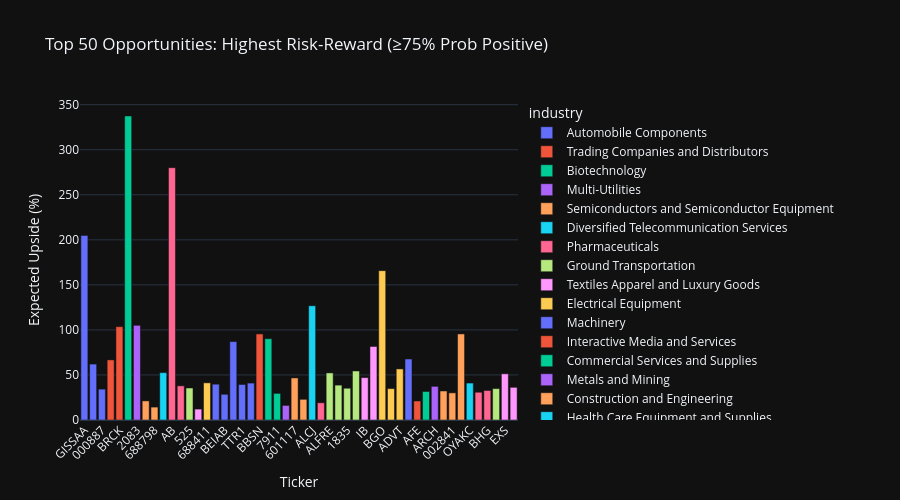

The cell this chart's notebook holds for it:
### Markdown cell above
### 4.3 Top Opportunities — Highest Risk-Reward Ratio (Positive Upside)

### Code cell
mc_positive = mc[mc["prob_positive_upside"] >= 75].nlargest(50, "risk_reward_ratio")

fig = px.bar(
    mc_positive,
    x="ticker",
    y="expected_upside_pct",
    color="industry",
    hover_data=["name", "prob_positive_upside", "risk_reward_ratio"],
    title="Top 50 Opportunities: Highest Risk-Reward (≥75% Prob Positive)",
    labels={"expected_upside_pct": "Expected Upside (%)", "ticker": "Ticker"},
    template=PLOTLY_TEMPLATE,
    height=500,
)
fig.update_layout(xaxis_tickangle=-45)
fig.show()

### Figure 1 — Plotly figure (JSON) as saved in the notebook; plotly's stock layout.template omitted (floating-point values rounded to 4 significant figures)
{"data": [{"customdata": [["Grupo Industrial Saltillo S.A.B. de C.V.", 100.0, 539.8], ["Fulin Precision Co. Ltd.", 100.0, 144.6], ["Anhui Zhongding Sealing Parts Co. Ltd.", 100.0, 37.74]], "hovertemplate": "industry=Automobile Components<br>Ticker=%{x}<br>Expected Upside (%)=%{y}<br>name=%{customdata[0]}<br>prob_positive_upside=%{customdata[1]}<br>risk_reward_ratio=%{customdata[2]}<extra></extra>", "legendgroup": "Automobile Components", "marker": {"color": "#636efa", "pattern": {"shape": ""}}, "name": "Automobile Components", "orientation": "v", "showlegend": true, "textposition": "auto", "x": ["GISSAA", "300432", "000887"], "xaxis": "x", "y": [204.8, 62.08, 34.27], "yaxis": "y", "type": "bar"}, {"customdata": [["Al Hassan Ghazi Ibrahim Shaker Company", 100.0, 373.6], ["BRCK Group plc", 100.0, 42.76]], "hovertemplate": "industry=Trading Companies and Distributors<br>Ticker=%{x}<br>Expected Upside (%)=%{y}<br>name=%{customdata[0]}<br>prob_positive_upside=%{customdata[1]}<br>risk_reward_ratio=%{customdata[2]}<extra></extra>", "legendgroup": "Trading Companies and Distributors", "marker": {"color": "#EF553B", "pattern": {"shape": ""}}, "name": "Trading Companies and Distributors", "orientation": "v", "showlegend": true, "textposition": "auto", "x": ["1214", "BRCK"], "xaxis": "x", "y": [66.71, 103.6], "yaxis": "y", "type": "bar"}, {"customdata": [["Innate Pharma S.A.", 100.0, 234.5]], "hovertemplate": "industry=Biotechnology<br>Ticker=%{x}<br>Expected Upside (%)=%{y}<br>name=%{customdata[0]}<br>prob_positive_upside=%{customdata[1]}<br>risk_reward_ratio=%{customdata[2]}<extra></extra>", "legendgroup": "Biotechnology", "marker": {"color": "#00cc96", "pattern": {"shape": ""}}, "name": "Biotechnology", "orientation": "v", "showlegend": true, "textposition": "auto", "x": ["IPH"], "xaxis": "x", "y": [337.4], "yaxis": "y", "type": "bar"}, {"customdata": [["Power and Water Utility Company for Jubail and Yanbu", 100.0, 152.8]], "hovertemplate": "industry=Multi-Utilities<br>Ticker=%{x}<br>Expected Upside (%)=%{y}<br>name=%{customdata[0]}<br>prob_positive_upside=%{customdata[1]}<br>risk_reward_ratio=%{customdata[2]}<extra></extra>", "legendgroup": "Multi-Utilities", "marker": {"color": "#ab63fa", "pattern": {"shape": ""}}, "name": "Multi-Utilities", "orientation": "v", "showlegend": true, "textposition": "auto", "x": ["2083"], "xaxis": "x", "y": [105.1], "yaxis": "y", "type": "bar"}, {"customdata": [["Changsha Jingjia Microelectronics Co. Ltd.", 100.0, 147.9], ["Shanghai Awinic Technology Co.Ltd.", 100.0, 111.0]], "hovertemplate": "industry=Semiconductors and Semiconductor Equipment<br>Ticker=%{x}<br>Expected Upside (%)=%{y}<br>name=%{customdata[0]}<br>prob_positive_upside=%{customdata[1]}<br>risk_reward_ratio=%{customdata[2]}<extra></extra>", "legendgroup": "Semiconductors and Semiconductor Equipment", "marker": {"color": "#FFA15A", "pattern": {"shape": ""}}, "name": "Semiconductors and Semiconductor Equipment", "orientation": "v", "showlegend": true, "textposition": "auto", "x": ["300474", "688798"], "xaxis": "x", "y": [21.2, 14.32], "yaxis": "y", "type": "bar"}, {"customdata": [["Tuas Limited", 100.0, 113.2]], "hovertemplate": "industry=Diversified Telecommunication Services<br>Ticker=%{x}<br>Expected Upside (%)=%{y}<br>name=%{customdata[0]}<br>prob_positive_upside=%{customdata[1]}<br>risk_reward_ratio=%{customdata[2]}<extra></extra>", "legendgroup": "Diversified Telecommunication Services", "marker": {"color": "#19d3f3", "pattern": {"shape": ""}}, "name": "Diversified Telecommunication Services", "orientation": "v", "showlegend": true, "textposition": "auto", "x": ["TUA"], "xaxis": "x", "y": [52.55], "yaxis": "y", "type": "bar"}, {"customdata": [["AB Science S.A.", 100.0, 107.6], ["Joincare Pharmaceutical Group Industry Co.Ltd.", 100.0, 39.69]], "hovertemplate": "industry=Pharmaceuticals<br>Ticker=%{x}<br>Expected Upside (%)=%{y}<br>name=%{customdata[0]}<br>prob_positive_upside=%{customdata[1]}<br>risk_reward_ratio=%{customdata[2]}<extra></extra>", "legendgroup": "Pharmaceuticals", "marker": {"color": "#FF6692", "pattern": {"shape": ""}}, "name": "Pharmaceuticals", "orientation": "v", "showlegend": true, "textposition": "auto", "x": ["AB", "600380"], "xaxis": "x", "y": [280.1, 37.92], "yaxis": "y", "type": "bar"}, {"customdata": [["Guangshen Railway Company Limited", 100.0, 97.78]], "hovertemplate": "industry=Ground Transportation<br>Ticker=%{x}<br>Expected Upside (%)=%{y}<br>name=%{customdata[0]}<br>prob_positive_upside=%{customdata[1]}<br>risk_reward_ratio=%{customdata[2]}<extra></extra>", "legendgroup": "Ground Transportation", "marker": {"color": "#B6E880", "pattern": {"shape": ""}}, "name": "Ground Transportation", "orientation": "v", "showlegend": true, "textposition": "auto", "x": ["525"], "xaxis": "x", "y": [35.51], "yaxis": "y", "type": "bar"}, {"customdata": [["Fope S.p.A.", 100.0, 91.58]], "hovertemplate": "industry=Textiles Apparel and Luxury Goods<br>Ticker=%{x}<br>Expected Upside (%)=%{y}<br>name=%{customdata[0]}<br>prob_positive_upside=%{customdata[1]}<br>risk_reward_ratio=%{customdata[2]}<extra></extra>", "legendgroup": "Textiles Apparel and Luxury Goods", "marker": {"color": "#FF97FF", "pattern": {"shape": ""}}, "name": "Textiles Apparel and Luxury Goods", "orientation": "v", "showlegend": true, "textposition": "auto", "x": ["FPE"], "xaxis": "x", "y": [12.12], "yaxis": "y", "type": "bar"}, {"customdata": [["Beijing HyperStrong Technology Co. Ltd.", 100.0, 87.85]], "hovertemplate": "industry=Electrical Equipment<br>Ticker=%{x}<br>Expected Upside (%)=%{y}<br>name=%{customdata[0]}<br>prob_positive_upside=%{customdata[1]}<br>risk_reward_ratio=%{customdata[2]}<extra></extra>", "legendgroup": "Electrical Equipment", "marker": {"color": "#FECB52", "pattern": {"shape": ""}}, "name": "Electrical Equipment", "orientation": "v", "showlegend": true, "textposition": "auto", "x": ["688411"], "xaxis": "x", "y": [41.25], "yaxis": "y", "type": "bar"}, {"customdata": [["OMER S.p.A.", 100.0, 76.71], ["Beijer Alma AB (publ)", 100.0, 58.31], ["R. STAHL AG", 100.0, 56.37], ["technotrans SE", 100.0, 51.74], ["Luoyang Xinqianglian Slewing Bearing Co. Ltd.", 100.0, 43.24]], "hovertemplate": "industry=Machinery<br>Ticker=%{x}<br>Expected Upside (%)=%{y}<br>name=%{customdata[0]}<br>prob_positive_upside=%{customdata[1]}<br>risk_reward_ratio=%{customdata[2]}<extra></extra>", "legendgroup": "Machinery", "marker": {"color": "#636efa", "pattern": {"shape": ""}}, "name": "Machinery", "orientation": "v", "showlegend": true, "textposition": "auto", "x": ["OMER", "BEIAB", "RSL2", "TTR1", "300850"], "xaxis": "x", "y": [39.75, 28.52, 87.02, 39.42, 40.97], "yaxis": "y", "type": "bar"}, {"customdata": [["Brave Bison Group plc", 100.0, 73.1]], "hovertemplate": "industry=Interactive Media and Services<br>Ticker=%{x}<br>Expected Upside (%)=%{y}<br>name=%{customdata[0]}<br>prob_positive_upside=%{customdata[1]}<br>risk_reward_ratio=%{customdata[2]}<extra></extra>", "legendgroup": "Interactive Media and Services", "marker": {"color": "#EF553B", "pattern": {"shape": ""}}, "name": "Interactive Media and Services", "orientation": "v", "showlegend": true, "textposition": "auto", "x": ["BBSN"], "xaxis": "x", "y": [95.52], "yaxis": "y", "type": "bar"}, {"customdata": [["TAKKT AG", 100.0, 69.74], ["TOPPAN Holdings Inc.", 100.0, 58.44]], "hovertemplate": "industry=Commercial Services and Supplies<br>Ticker=%{x}<br>Expected Upside (%)=%{y}<br>name=%{customdata[0]}<br>prob_positive_upside=%{customdata[1]}<br>risk_reward_ratio=%{customdata[2]}<extra></extra>", "legendgroup": "Commercial Services and Supplies", "marker": {"color": "#00cc96", "pattern": {"shape": ""}}, "name": "Commercial Services and Supplies", "orientation": "v", "showlegend": true, "textposition": "auto", "x": ["TTK", "7911"], "xaxis": "x", "y": [90.24, 29.54], "yaxis": "y", "type": "bar"}, {"customdata": [["Alpha Metallurgical Resources Inc.", 100.0, 69.37]], "hovertemplate": "industry=Metals and Mining<br>Ticker=%{x}<br>Expected Upside (%)=%{y}<br>name=%{customdata[0]}<br>prob_positive_upside=%{customdata[1]}<br>risk_reward_ratio=%{customdata[2]}<extra></extra>", "legendgroup": "Metals and Mining", "marker": {"color": "#ab63fa", "pattern": {"shape": ""}}, "name": "Metals and Mining", "orientation": "v", "showlegend": true, "textposition": "auto", "x": ["AMR"], "xaxis": "x", "y": [16.17], "yaxis": "y", "type": "bar"}, {"customdata": [["China National Chemical Engineering Co. Ltd", 100.0, 68.06], ["Entech SA", 100.0, 54.27]], "hovertemplate": "industry=Construction and Engineering<br>Ticker=%{x}<br>Expected Upside (%)=%{y}<br>name=%{customdata[0]}<br>prob_positive_upside=%{customdata[1]}<br>risk_reward_ratio=%{customdata[2]}<extra></extra>", "legendgroup": "Construction and Engineering", "marker": {"color": "#FFA15A", "pattern": {"shape": ""}}, "name": "Construction and Engineering", "orientation": "v", "showlegend": true, "textposition": "auto", "x": ["601117", "ALESE"], "xaxis": "x", "y": [46.69, 22.94], "yaxis": "y", "type": "bar"}, {"customdata": [["Crossject Société Anonyme", 100.0, 60.42]], "hovertemplate": "industry=Health Care Equipment and Supplies<br>Ticker=%{x}<br>Expected Upside (%)=%{y}<br>name=%{customdata[0]}<br>prob_positive_upside=%{customdata[1]}<br>risk_reward_ratio=%{customdata[2]}<extra></extra>", "legendgroup": "Health Care Equipment and Supplies", "marker": {"color": "#19d3f3", "pattern": {"shape": ""}}, "name": "Health Care Equipment and Supplies", "orientation": "v", "showlegend": true, "textposition": "auto", "x": ["ALCJ"], "xaxis": "x", "y": [126.8], "yaxis": "y", "type": "bar"}, {"customdata": [["Puuilo Oyj", 100.0, 56.94]], "hovertemplate": "industry=Broadline Retail<br>Ticker=%{x}<br>Expected Upside (%)=%{y}<br>name=%{customdata[0]}<br>prob_positive_upside=%{customdata[1]}<br>risk_reward_ratio=%{customdata[2]}<extra></extra>", "legendgroup": "Broadline Retail", "marker": {"color": "#FF6692", "pattern": {"shape": ""}}, "name": "Broadline Retail", "orientation": "v", "showlegend": true, "textposition": "auto", "x": ["PUUILO"], "xaxis": "x", "y": [19.11], "yaxis": "y", "type": "bar"}, {"customdata": [["Freelance.com SA", 100.0, 56.67], ["Synergie SE", 100.0, 55.63], ["Tamkeen Human Resources Company", 100.0, 50.48], ["Public Policy Holding Company Inc.", 100.0, 47.43]], "hovertemplate": "industry=Professional Services<br>Ticker=%{x}<br>Expected Upside (%)=%{y}<br>name=%{customdata[0]}<br>prob_positive_upside=%{customdata[1]}<br>risk_reward_ratio=%{customdata[2]}<extra></extra>", "legendgroup": "Professional Services", "marker": {"color": "#B6E880", "pattern": {"shape": ""}}, "name": "Professional Services", "orientation": "v", "showlegend": true, "textposition": "auto", "x": ["ALFRE", "SDG", "1835", "PPHC"], "xaxis": "x", "y": [52.25, 38.7, 35.25, 54.41], "yaxis": "y", "type": "bar"}, {"customdata": [["Iniziative Bresciane S.p.A.", 100.0, 54.31], ["Audax Renovables S.A.", 100.0, 51.96]], "hovertemplate": "industry=Independent Power and Renewable Electricity Producers<br>Ticker=%{x}<br>Expected Upside (%)=%{y}<br>name=%{customdata[0]}<br>prob_positive_upside=%{customdata[1]}<br>risk_reward_ratio=%{customdata[2]}<extra></extra>", "legendgroup": "Independent Power and Renewable Electricity Producers", "marker": {"color": "#FF97FF", "pattern": {"shape": ""}}, "name": "Independent Power and Renewable Electricity Producers", "orientation": "v", "showlegend": true, "textposition": "auto", "x": ["IB", "ADX"], "xaxis": "x", "y": [47.03, 81.6], "yaxis": "y", "type": "bar"}, {"customdata": [["Bango PLC", 100.0, 52.4], ["WALLIX GROUP SA", 100.0, 42.25], ["AdvancedAdvT Limited", 100.0, 41.82]], "hovertemplate": "industry=Software<br>Ticker=%{x}<br>Expected Upside (%)=%{y}<br>name=%{customdata[0]}<br>prob_positive_upside=%{customdata[1]}<br>risk_reward_ratio=%{customdata[2]}<extra></extra>", "legendgroup": "Software", "marker": {"color": "#FECB52", "pattern": {"shape": ""}}, "name": "Software", "orientation": "v", "showlegend": true, "textposition": "auto", "x": ["BGO", "ALLIX", "ADVT"], "xaxis": "x", "y": [165.8, 34.81, 56.67], "yaxis": "y", "type": "bar"}, {"customdata": [["Emerald Holding Inc.", 100.0, 51.42]], "hovertemplate": "industry=Media<br>Ticker=%{x}<br>Expected Upside (%)=%{y}<br>name=%{customdata[0]}<br>prob_positive_upside=%{customdata[1]}<br>risk_reward_ratio=%{customdata[2]}<extra></extra>", "legendgroup": "Media", "marker": {"color": "#636efa", "pattern": {"shape": ""}}, "name": "Media", "orientation": "v", "showlegend": true, "textposition": "auto", "x": ["EEX"], "xaxis": "x", "y": [67.71], "yaxis": "y", "type": "bar"}, {"customdata": [["AECI Ltd", 100.0, 51.25]], "hovertemplate": "industry=Chemicals<br>Ticker=%{x}<br>Expected Upside (%)=%{y}<br>name=%{customdata[0]}<br>prob_positive_upside=%{customdata[1]}<br>risk_reward_ratio=%{customdata[2]}<extra></extra>", "legendgroup": "Chemicals", "marker": {"color": "#EF553B", "pattern": {"shape": ""}}, "name": "Chemicals", "orientation": "v", "showlegend": true, "textposition": "auto", "x": ["AFE"], "xaxis": "x", "y": [21.11], "yaxis": "y", "type": "bar"}, {"customdata": [["Deutsche Rohstoff AG", 100.0, 51.05]], "hovertemplate": "industry=Oil Gas and Consumable Fuels<br>Ticker=%{x}<br>Expected Upside (%)=%{y}<br>name=%{customdata[0]}<br>prob_positive_upside=%{customdata[1]}<br>risk_reward_ratio=%{customdata[2]}<extra></extra>", "legendgroup": "Oil Gas and Consumable Fuels", "marker": {"color": "#00cc96", "pattern": {"shape": ""}}, "name": "Oil Gas and Consumable Fuels", "orientation": "v", "showlegend": true, "textposition": "auto", "x": ["DR0"], "xaxis": "x", "y": [31.62], "yaxis": "y", "type": "bar"}, {"customdata": [["Archer Limited", 100.0, 47.18]], "hovertemplate": "industry=Energy Equipment and Services<br>Ticker=%{x}<br>Expected Upside (%)=%{y}<br>name=%{customdata[0]}<br>prob_positive_upside=%{customdata[1]}<br>risk_reward_ratio=%{customdata[2]}<extra></extra>", "legendgroup": "Energy Equipment and Services", "marker": {"color": "#ab63fa", "pattern": {"shape": ""}}, "name": "Energy Equipment and Services", "orientation": "v", "showlegend": true, "textposition": "auto", "x": ["ARCH"], "xaxis": "x", "y": [37.34], "yaxis": "y", "type": "bar"}, {"customdata": [["Sanmina Corporation", 100.0, 46.84], ["Guangzhou Shiyuan Electronic Technology Company Limited", 100.0, 43.95], ["Evolv Technologies Holdings Inc.", 100.0, 40.96]], "hovertemplate": "industry=Electronic Equipment Instruments and Components<br>Ticker=%{x}<br>Expected Upside (%)=%{y}<br>name=%{customdata[0]}<br>prob_positive_upside=%{customdata[1]}<br>risk_reward_ratio=%{customdata[2]}<extra></extra>", "legendgroup": "Electronic Equipment Instruments and Components", "marker": {"color": "#FFA15A", "pattern": {"shape": ""}}, "name": "Electronic Equipment Instruments and Components", "orientation": "v", "showlegend": true, "textposition": "auto", "x": ["SANM", "002841", "EVLV"], "xaxis": "x", "y": [32.22, 30.11, 95.52], "yaxis": "y", "type": "bar"}, {"customdata": [["OYAK Çimento Fabrikalari A.S.", 100.0, 46.59]], "hovertemplate": "industry=Construction Materials<br>Ticker=%{x}<br>Expected Upside (%)=%{y}<br>name=%{customdata[0]}<br>prob_positive_upside=%{customdata[1]}<br>risk_reward_ratio=%{customdata[2]}<extra></extra>", "legendgroup": "Construction Materials", "marker": {"color": "#19d3f3", "pattern": {"shape": ""}}, "name": "Construction Materials", "orientation": "v", "showlegend": true, "textposition": "auto", "x": ["OYAKC"], "xaxis": "x", "y": [41.0], "yaxis": "y", "type": "bar"}, {"customdata": [["Bike24 Holding AG", 100.0, 45.8], ["BHG Group AB (publ)", 100.0, 42.65]], "hovertemplate": "industry=Specialty Retail<br>Ticker=%{x}<br>Expected Upside (%)=%{y}<br>name=%{customdata[0]}<br>prob_positive_upside=%{customdata[1]}<br>risk_reward_ratio=%{customdata[2]}<extra></extra>", "legendgroup": "Specialty Retail", "marker": {"color": "#FF6692", "pattern": {"shape": ""}}, "name": "Specialty Retail", "orientation": "v", "showlegend": true, "textposition": "auto", "x": ["BIKE", "BHG"], "xaxis": "x", "y": [30.79, 32.75], "yaxis": "y", "type": "bar"}, {"customdata": [["Humansoft Holding Company K.S.C.P.", 100.0, 42.25]], "hovertemplate": "industry=Diversified Consumer Services<br>Ticker=%{x}<br>Expected Upside (%)=%{y}<br>name=%{customdata[0]}<br>prob_positive_upside=%{customdata[1]}<br>risk_reward_ratio=%{customdata[2]}<extra></extra>", "legendgroup": "Diversified Consumer Services", "marker": {"color": "#B6E880", "pattern": {"shape": ""}}, "name": "Diversified Consumer Services", "orientation": "v", "showlegend": true, "textposition": "auto", "x": ["HUMANSOFT"], "xaxis": "x", "y": [34.83], "yaxis": "y", "type": "bar"}, {"customdata": [["Exsitec Holding AB (publ)", 100.0, 42.13], ["Beijing Ultrapower Software Co. Ltd.", 100.0, 40.78]], "hovertemplate": "industry=IT Services<br>Ticker=%{x}<br>Expected Upside (%)=%{y}<br>name=%{customdata[0]}<br>prob_positive_upside=%{customdata[1]}<br>risk_reward_ratio=%{customdata[2]}<extra></extra>", "legendgroup": "IT Services", "marker": {"color": "#FF97FF", "pattern": {"shape": ""}}, "name": "IT Services", "orientation": "v", "showlegend": true, "textposition": "auto", "x": ["EXS", "300002"], "xaxis": "x", "y": [51.26, 36.25], "yaxis": "y", "type": "bar"}], "layout": {"xaxis": {"anchor": "y", "domain": [0.0, 1.0], "title": {"text": "Ticker"}, "tickangle": -45}, "yaxis": {"anchor": "x", "domain": [0.0, 1.0], "title": {"text": "Expected Upside (%)"}}, "legend": {"title": {"text": "industry"}, "tracegroupgap": 0}, "title": {"text": "Top 50 Opportunities: Highest Risk-Reward (≥75% Prob Positive)"}, "barmode": "relative", "height": 500}}
